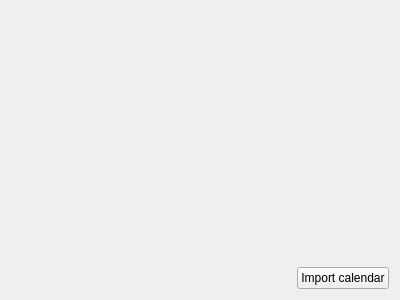
<?xml version="1.0" encoding="UTF-8"?>
<ui version="4.0">
 <class>ImportCalendarPage</class>
 <widget class="QWidget" name="ImportCalendarPage">
  <property name="geometry">
   <rect>
    <x>0</x>
    <y>0</y>
    <width>400</width>
    <height>300</height>
   </rect>
  </property>
  <layout class="QVBoxLayout" name="verticalLayout">
   <item>
    <widget class="KPIM::CustomLogWidget" name="logCalendar" native="true"/>
   </item>
   <item>
    <layout class="QHBoxLayout" name="horizontalLayout">
     <item>
      <spacer name="horizontalSpacer">
       <property name="orientation">
        <enum>Qt::Horizontal</enum>
       </property>
       <property name="sizeHint" stdset="0">
        <size>
         <width>40</width>
         <height>20</height>
        </size>
       </property>
      </spacer>
     </item>
     <item>
      <widget class="QPushButton" name="importCalendar">
       <property name="text">
        <string>Import calendar</string>
       </property>
      </widget>
     </item>
    </layout>
   </item>
  </layout>
 </widget>
 <resources/>
 <connections/>
 <customwidgets>
  <customwidget>
   <class>KPIM::CustomLogWidget</class>
   <extends>QWidget</extends>
   <header location="global">libkdepim/widgets/customlogwidget.h</header>
   <container>1</container>
  </customwidget>
 </customwidgets>
</ui>
